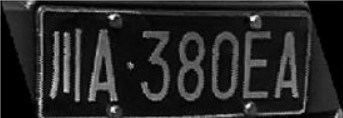
%> input picture img/cut.jpg, 343 x 118 px
$ octave --eval "result = mycolor(imread('img/cut.jpg'));"   (GNU Octave 9; MATLAB toolbox functions it lacks are replaced by stand-ins)
%> lines starting %> are read from the running program, lines starting %| are printed output that depends on the picture; in (x1, y1, x2, y2) boxes, pixels count from 0 and x2, y2 are one past the last pixel; in counts of white or black regions, pixels touching at a corner belong together; the program's own positions count from 1
function  [PY1,PY2,PX1,PX2,k,Image]=mycolor(Image)
Image=im2double(Image);

I=rgb2hsv(Image);
[y,x,z]=size(I);
Blue_y = zeros(y, 1);
white_y = zeros(y, 1);
Bluewhite_y=zeros(y, 1);
p=[0.58 0.68 0.4 1 0.3 1 0];  %蓝色，考虑到阴影的影响，放宽了亮度的下限
  wp=[0 0 0 0.1 0.9 1];   %白色的hsv参数

for i = 1 : y
    for j = 1 : x
        hij = I(i, j, 1);
        sij = I(i, j, 2);
        vij = I(i, j, 3);
        if (hij>=p(1) && hij<=p(2)) &&( sij >=p(3)&& sij<=p(4))&& (vij>=p(5)&&vij<=p(6))  %判断该点像素是否为蓝色
            Blue_y(i, 1) = Blue_y(i, 1) + 1;     %蓝色像素累加
        end
        if( sij >=wp(3)&& sij<=wp(4))&& (vij>=wp(5)&&vij<=wp(6))  %判断该点像素为白色
             white_y(i, 1)=white_y(i, 1) + 1;
        end
    end
    if white_y(i,1)>=2
       white_y(i,1)=1;
    else
        white_y(i,1)=0;
    end
end
Bluewhite_y=Blue_y.*white_y ;
[~, MaxY] = max(Bluewhite_y);   %找到蓝色像素块最多的一行
Th = p(7);
PY1 = MaxY;
while ((Blue_y(PY1,1)>Th) && (PY1>1))  %向上寻找仍然存在蓝色色块的行数
    PY1 = PY1 - 1;
end
PY2 = MaxY;
while ((Blue_y(PY2,1)>Th) && (PY2<y))   %向下寻找仍然存在蓝色色块的行数
    PY2 = PY2 + 1;
end
PY1 = PY1 -5;
PY2 = PY2 ;
if PY1 < 1
    PY1 = 1;
end
if PY2 > y
    PY2 = y;   %防止索引超出矩阵维度
end
It=Image(PY1:PY2,:,:);
figure;
subplot(231),imshow(It);
IY = I(PY1:PY2, :, :);
subplot(232),imshow(IY);
I2=im2bw(IY,0.5);
subplot(233),imshow(I2);   %确定好相应的行数

[y1,x1,z1]=size(IY);
Blue_x=zeros(1,x1);
for j = 1 : x1
    for i = 1 : y1
        hij = IY(i, j, 1);
        sij = IY(i, j, 2);
        vij = IY(i, j, 3);
        if (hij>=p(1) && hij<=p(2)) &&( sij >=p(3)&& sij<=p(4))&&(vij>=p(5)&&vij<=p(6))
            Blue_x(1, j) = Blue_x(1, j) + 1;
        end
    end
end

[~, MaxX] = max(Blue_x);

PX1=1
PX2=x1;


while ((Blue_x(1,PX1)<5) && (PX1<MaxX))
    PX1 = PX1 + 1;
end

while ((Blue_x(1,PX2)<5) && (PX2>MaxX))
    PX2 = PX2 - 1;
end
if PX1 < 1
    PX1 = 1;
end
if PY2 > x1
    PY2 = x1;   %防止索引超出矩阵维度
end
Ita=Image(PY1:PY2,PX1:PX2,:);
subplot(234),imshow(Ita);
IX = I(PY1:PY2, PX1:PX2, :);
subplot(235),imshow(IX);
I3=im2bw(IX,0.5);
subplot(236),imshow(I3);   %确定好对应的列数
Image=Image(PY1:PY2,PX1:PX2,:);
weigth=PY2-PY1;
length=PX2-PX1;
ratio_std = 440/140;


t=length/weigth;
r=length*weigth;
    if  ( (r<600000)&&(r>10000) &&(t<ratio_std+1.2)&&(t>ratio_std-2))
        k=1;
    else
        k=0;
    end


%> in mycolor, `I=rgb2hsv(Image);`: I: size 118x343x3 double; mean H, S, V 0, 0, 0.147
%> after the loop in mycolor, `for i = 1 : y`: Blue_y = 118 values from 0 to 0; white_y = 118 values, max 1 at index 17, min 0 at index 1, mean 0.0593
%> in mycolor, `Bluewhite_y=Blue_y.*white_y ;`: Bluewhite_y = 118 values from 0 to 0
%> in mycolor, `[~, MaxY] = max(Bluewhite_y);`: MaxY = 1
%> in mycolor, `PY1 = PY1 -5;`: PY1 = -4
%> in mycolor, `I2=im2bw(IY,0.5);`: I2 = 343 logical values, 0 true
%> in mycolor, `[y1,x1,z1]=size(IY);`: y1 = 1; x1 = 343; z1 = 3
%> after the loop in mycolor, `for j = 1 : x1`: Blue_x = 343 values from 0 to 0
%> in mycolor, `[~, MaxX] = max(Blue_x);`: MaxX = 1
%> in mycolor, `PX2=x1;`: PX2 = 343
%> after the loop in mycolor, `while ((Blue_x(1,PX1)<5) && (PX1<MaxX))`: PX1 = 1
%> the loop in mycolor, `while ((Blue_x(1,PX2)<5) && (PX2>MaxX))` made 342 passes
%> PX2 on passes 1 to 3: 342, 341, 340
%> in mycolor, `Ita=Image(PY1:PY2,PX1:PX2,:);`: Ita = [0.529 0.529 0.529]
%> in mycolor, `IX = I(PY1:PY2, PX1:PX2, :);`: IX = [0 0 0.529]
%> in mycolor, `I3=im2bw(IX,0.5);`: I3 = false
%> in mycolor, `Image=Image(PY1:PY2,PX1:PX2,:);`: Image = [0.529 0.529 0.529]
%> in mycolor, `weigth=PY2-PY1;`: weigth = 0
%> in mycolor, `t=length/weigth;`: t = NaN
%> in mycolor, `r=length*weigth;`: r = 0
%> `result = mycolor(imread('img/cut.jpg'));`:
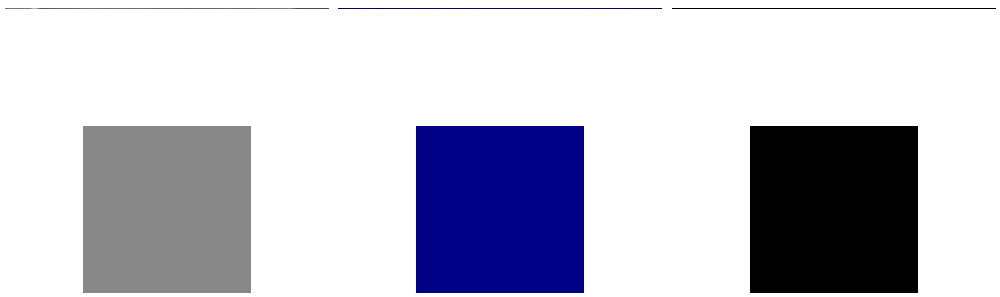
%> figure redrawn from the program's plot data, 6 panels
%> `result = mycolor(imread('img/cut.jpg'));`: result = 1

$ run again, on img/original.jpg
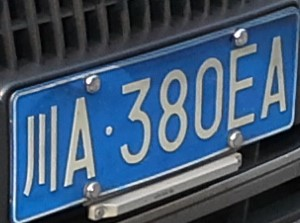
%> input picture img/original.jpg, 300 x 223 px
%> I: size 223x300x3 double; mean H, S, V 0.5, 0.361, 0.443
%> after the loop in mycolor, `for i = 1 : y`: Blue_y = 223 values, max 215 at index 97, min 0 at index 1, mean 103.9; white_y = 223 values, max 1 at index 31, min 0 at index 1, mean 0.152
%> Bluewhite_y = 223 values, max 207 at index 95, min 0 at index 1, mean 16.13
%> MaxY = 95
%> the loop in mycolor, `while ((Blue_y(PY1,1)>Th) && (PY1>1))` made 87 passes
%> PY1 on passes 1 to 8: 94, 93, 92, 91, 90, 89, 88, 87
%> after the loop in mycolor, `while ((Blue_y(PY1,1)>Th) && (PY1>1))`: PY1 = 8
%> in mycolor, `PY2 = MaxY;`: PY2 = 95
%> the loop in mycolor, `while ((Blue_y(PY2,1)>Th) && (PY2<y))` made 128 passes
%> after the loop in mycolor, `while ((Blue_y(PY2,1)>Th) && (PY2<y))`: PY2 = 223
%> in mycolor, `PY1 = PY1 -5;`: PY1 = 3
%> IY: size 221x300x3 double; mean H, S, V 0.5, 0.363, 0.445
%> in mycolor, `I2=im2bw(IY,0.5);`:
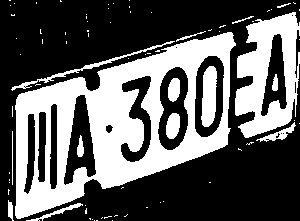
%> I2: size 221x300 logical; 37% white; 79 white regions (64 under 20 px), largest, box (x1, y1, x2, y2) and area: (15, 32, 236, 219) 17014, (235, 12, 300, 138) 4743, (201, 66, 217, 127) 766
%> after the loop in mycolor, `for j = 1 : x1`: Blue_x = 300 values, max 124 at index 63, min 0 at index 1, mean 77.22
%> MaxX = 63
%> the loop in mycolor, `while ((Blue_x(1,PX1)<5) && (PX1<MaxX))` made 10 passes
%> IX: size 221x290x3 double; mean H, S, V 0.498, 0.371, 0.453
%> in mycolor, `I3=im2bw(IX,0.5);`:
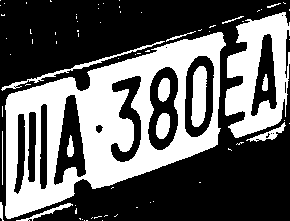
%> I3: size 221x290 logical; 38.2% white; 75 white regions (60 under 20 px), largest, box (x1, y1, x2, y2) and area: (5, 32, 226, 219) 17014, (225, 12, 290, 138) 4743, (191, 66, 207, 127) 766
%> weigth = 220
%> length = 289
%> t = 1.31
%> r = 63580
%> result = 3

$ run again, on img/radon.jpg
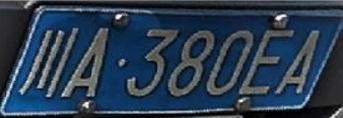
%> input picture img/radon.jpg, 343 x 118 px
%> I: size 118x343x3 double; mean H, S, V 0.568, 0.492, 0.312
%> after the loop in mycolor, `for i = 1 : y`: Blue_y = 118 values, max 216 at index 102, min 0 at index 1, mean 82.84; white_y = 118 values, max 1 at index 16, min 0 at index 1, mean 0.0593
%> Bluewhite_y = 118 values, max 213 at index 101, min 0 at index 1, mean 7.53
%> MaxY = 101
%> the loop in mycolor, `while ((Blue_y(PY1,1)>Th) && (PY1>1))` made 91 passes
%> PY1 on passes 1 to 8: 100, 99, 98, 97, 96, 95, 94, 93
%> after the loop in mycolor, `while ((Blue_y(PY1,1)>Th) && (PY1>1))`: PY1 = 10
%> in mycolor, `PY2 = MaxY;`: PY2 = 101
%> the loop in mycolor, `while ((Blue_y(PY2,1)>Th) && (PY2<y))` made 14 passes
%> in mycolor, `PY1 = PY1 -5;`: PY1 = 5
%> IY: size 111x343x3 double; mean H, S, V 0.568, 0.508, 0.318
%> in mycolor, `I2=im2bw(IY,0.5);`:
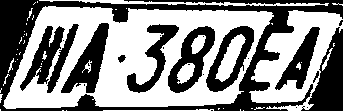
%> I2: size 111x343 logical; 54.6% white; 24 black regions (13 under 20 px), largest, box (x1, y1, x2, y2) and area: (0, 0, 343, 111) 7868, (301, 27, 343, 111) 1751, (61, 23, 109, 93) 1412
%> after the loop in mycolor, `for j = 1 : x1`: Blue_x = 343 values, max 69 at index 135, min 0 at index 2, mean 28.5
%> MaxX = 135
%> the loop in mycolor, `while ((Blue_x(1,PX1)<5) && (PX1<MaxX))` made 5 passes
%> IX: size 111x338x3 double; mean H, S, V 0.568, 0.513, 0.319
%> in mycolor, `I3=im2bw(IX,0.5);`:
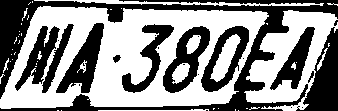
%> I3: size 111x338 logical; 55.3% white; 24 black regions (13 under 20 px), largest, box (x1, y1, x2, y2) and area: (0, 0, 338, 111) 7348, (296, 27, 338, 111) 1751, (56, 23, 104, 93) 1412
%> weigth = 110
%> length = 337
%> t = 3.06
%> r = 37070
%> result = 5
